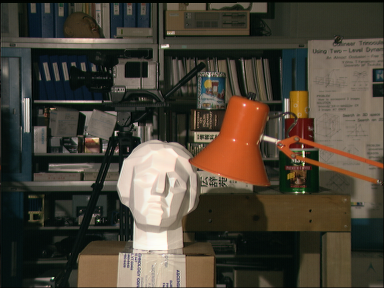
%> input picture left.png, 384 x 288 px
$ octave stereoBlockMatching.m   (GNU Octave 9; MATLAB toolbox functions it lacks are replaced by stand-ins)
%> lines starting %> are read from the running program, lines starting %| are printed output that depends on the picture
% Stereo Matching using Block Matching
% Computes a disparity map from a rectified stereo pair using Block Matching

% Set parameters
dispLevels = 16; %disparity range: 0 to dispLevels-1
windowSize = 5;

% Define data cost computation
dataCostComputation = @(differences) abs(differences); %absolute differences
%dataCostComputation = @(differences) differences.^2; %square differences

% Load left and right images in grayscale
leftImg = rgb2gray(imread('left.png'));
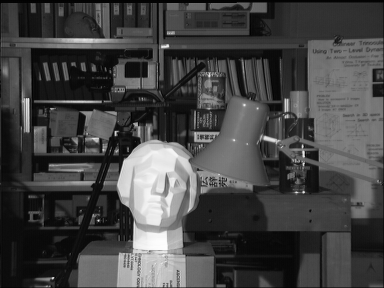
%> leftImg: size 288x384 uint8; min 0, max 253, mean 68.3
rightImg = rgb2gray(imread('right.png'));
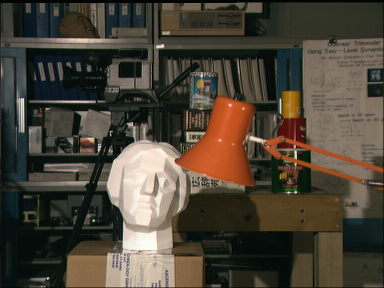
%> input picture right.png, 384 x 288 px
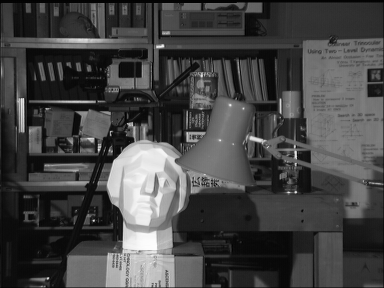
%> rightImg: size 288x384 uint8; min 0, max 254, mean 68.7

% Apply a Gaussian filter
leftImg = imgaussfilt(leftImg,0.6,'FilterSize',5);
rightImg = imgaussfilt(rightImg,0.6,'FilterSize',5);

% Get the size
[rows,cols] = size(leftImg);
%> rows = 288; cols = 384

% Compute pixel-based matching cost (data cost)
rightImgShifted = zeros(rows,cols,dispLevels,'int32');
for d = 0:dispLevels-1
    rightImgShifted(:,d+1:end,d+1) = rightImg(:,1:end-d);
end
dataCost = dataCostComputation(int32(leftImg)-rightImgShifted);

% Aggregate the matching cost
dataCost = int32(convn(dataCost,ones(windowSize,windowSize,1),'same'));

% Compute the disparity map
[~,ind] = min(dataCost,[],3);
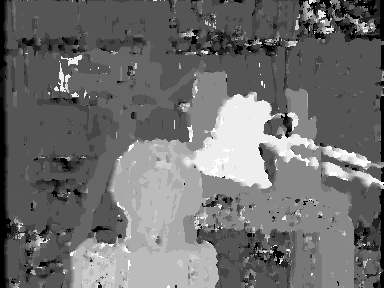
%> ind: size 288x384 double; min 1, max 16, mean 7.5; drawn with min black and max white
dispMap = ind-1;

% Normalize the disparity map for display
scaleFactor = 256/dispLevels;
dispImg = uint8(dispMap*scaleFactor);

% Show disparity map
figure; imshow(dispImg)

% Save disparity map
imwrite(dispImg,'disparity.png')
